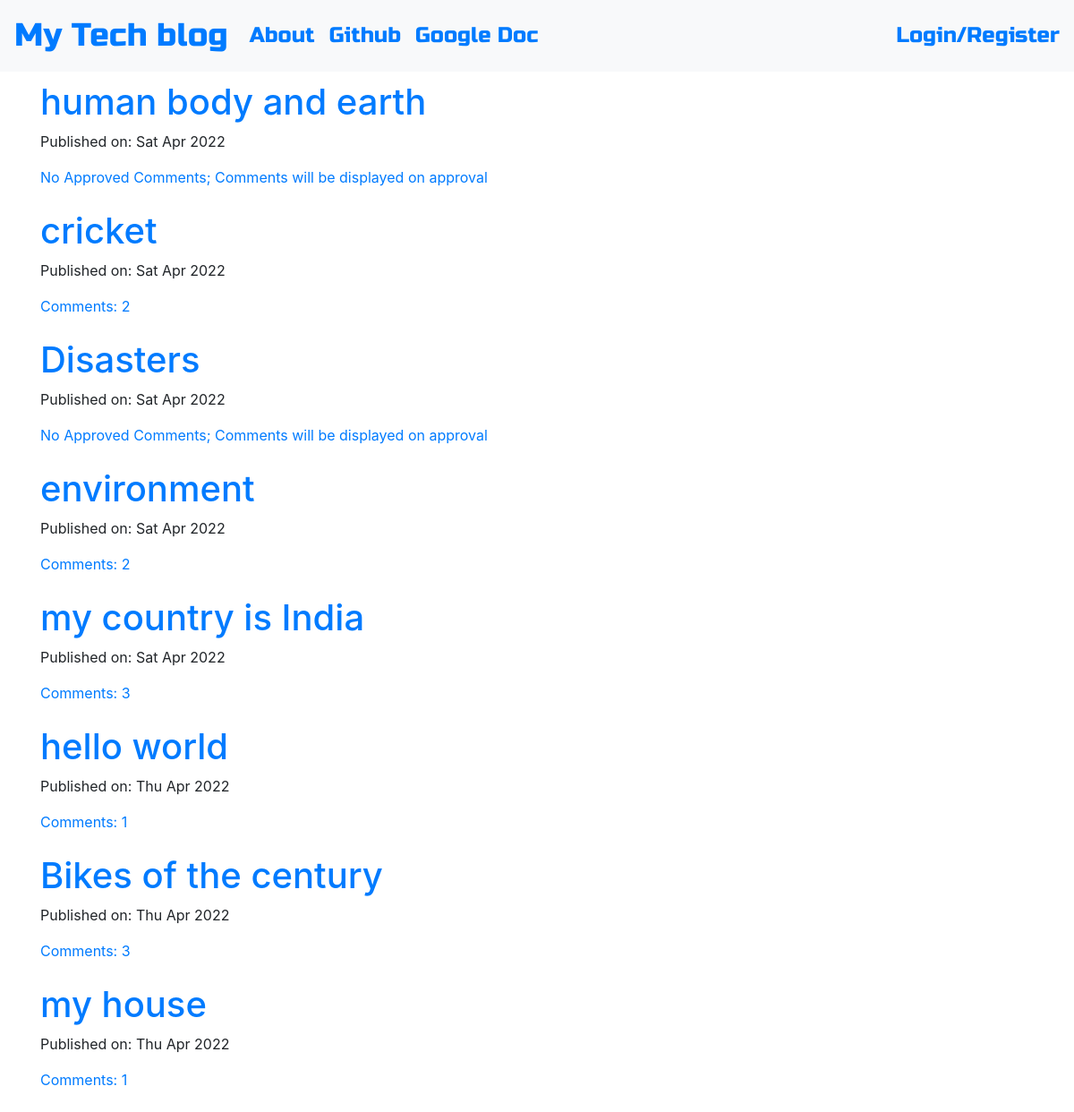
The page / on the database its author committed.
### personal_app/models.py (models this page shows, shortened)
class Post(models.Model):
    author = models.ForeignKey(User, on_delete=models.CASCADE)
    title = models.CharField(max_length=200)
    body = models.TextField()
    created_date = models.DateTimeField(default=timezone.now)
    published_date = models.DateTimeField(blank=True, null=True)
    def approve_comments(self):
        return self.comments.filter(approved_comment=True)

### personal_app/views.py (the view)
# urls.py: path("", PostListView.as_view(), name="post_list"),
class PostListView(ListView):  # we are dealing with the CRUD part of the database
    model = Post
    template_name = "personal_app/post_list.html"
    context_object_name = "list_of_post_objects"
    def get_queryset(self):
        dict = super().get_queryset()
        if not self.request.user.is_authenticated:
            objects_list = Post.objects.filter(published_date__lte=timezone.now()).order_by("-published_date")
        else:
            objects_list = Post.objects.filter(
                published_date__lte=timezone.now(),
                author=self.request.user
            ).order_by("-published_date")
        return objects_list

### personal_app/templates/personal_app/post_list.html (shortened to what this page needs)
{% extends "personal_app/base.html" %}
{% block content %}
<div class="centerstage">
    {% for post_object in list_of_post_objects %}
    <div class="post">
        <h1><a href="{% url 'personal_app:post_detail' pk=post_object.pk %}">{{ post_object.title }}</a></h1>
        <div class="date">
            <p>Published on: {{ post_object.published_date|date:"D M Y" }}</p>
        </div>
        {% if post_object.approve_comments.count == 0 %}
            <a href="{% url 'personal_app:post_detail' pk=post_object.pk %}">No Approved Comments; Comments will be displayed on approval</a>
        {% else %}
            <a href="{% url 'personal_app:post_detail' pk=post_object.pk %}">Comments: {{ post_object.approve_comments.count }}</a>
        {% endif %}
        <br>
        <br>
    </div>
    {% endfor %}
</div>
{% endblock %}

### personal_app/templates/personal_app/base.html (shortened to what this page needs)
<!DOCTYPE html>
{% load static %}
<html lang="en">
<head>
    <link rel="stylesheet" href="https://cdn.jsdelivr.net/npm/bootstrap@4.0.0/dist/css/bootstrap.min.css">
    <link rel="stylesheet" href="//cdn.jsdelivr.net/npm/medium-editor@latest/dist/css/medium-editor.min.css" type="text/css" media="screen" charset="utf-8">
    <link rel="stylesheet" href="{% static 'css/blogpost.css' %}">
</head>
<body class="loader">
    <nav class="navbar navbar-expand-lg techfont custom-navbar bg-light">
        <a class="navbar-brand bigbrand" href="{% url 'personal_app:post_list' %}">My Tech blog</a>
        <div class="collapse navbar-collapse" id="navbarSupportedContent">
        <ul class="navbar-nav mr-auto">
            <li class="nav-item active">
              <a class="nav-link" href="{% url 'personal_app:about'%}" target="_blank">About</a>
            </li>
            <li class="nav-item active">
                <a class="nav-link" href="https://github.com/Shivaatgit366" target="_blank">Github</a>
            </li>
            <li class="nav-item active">
                <a class="nav-link" href="https://docs.google.com/document/d/1BJ2tGzyt4ZgK3CnZeQY2NCwJpG01EgwbsR-AElERyr0/edit?usp=sharing" target="_blank">Google Doc</a>
            </li>
        </ul>
        <ul class="navbar-nav justify-content-end">
        {% if user.is_authenticated %}
            <li class="nav-item active"><a href="{% url 'personal_app:post_create' %}">New Post</a></li>
            <li class="nav-item active"><a href="{% url 'personal_app:draft_list' %}">Drafts</a></li>
            <li class="nav-item active"><a href="{% url 'user_logout' %}" >Log out</a></li>
            <li class="nav-item active"><a >Welcome: {{ user.username }}</a></li>
        {% else %}
            <li class="nav-item active"><a href="{% url 'user_login' %}" >Login/Register</a></li>
        {% endif %}
        </ul>
        </div>
    </nav>
    <div class="content container">
        <div class="row">
            <div class="col-md-8">
                <div class="blog_posts">
                    {% block content %}
                    {% endblock %}
                </div>
            </div>
        </div>
    </div>
</body>
</html>

### personal_app/static/css/blogpost.css (style rules this page uses)
.techfont { font-family: 'Russo One', sans-serif; font-size: 1.5em; margin-bottom: 10px; }
.centerstage { margin-left: auto; margin-right: auto; }
.bigbrand { font-size: 1.5em; }
.loader { filter:hue-rotate(0deg); color: linear-gradient(45deg,#0f8,#08f); animation:hue 5000ms infinite linear; }

### rows shown on the page
Post: title "human body and earth", published_date "Sat Apr 2022", shows "No Approved Comments; Comments will be displayed on approval"
Post: title "cricket", published_date "Sat Apr 2022", approve_comments.count "2"
Post: title "Disasters", published_date "Sat Apr 2022", shows "No Approved Comments; Comments will be displayed on approval"
Post: title "environment", published_date "Sat Apr 2022", approve_comments.count "2"
Post: title "my country is India", published_date "Sat Apr 2022", approve_comments.count "3"
Post: title "hello world", published_date "Thu Apr 2022", approve_comments.count "1"
Post: title "Bikes of the century", published_date "Thu Apr 2022", approve_comments.count "3"
Post: title "my house", published_date "Thu Apr 2022", approve_comments.count "1"
